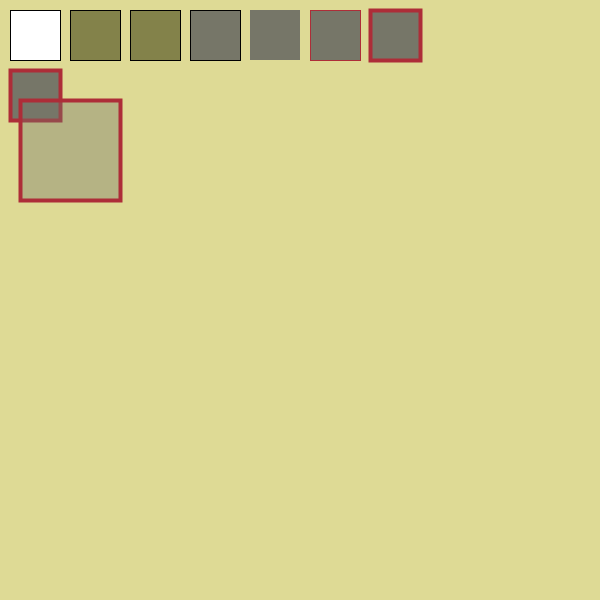
Frame 1 (no input)
Frame 60 (the mouse pressed at the canvas centre just before this capture): identical to frame 1, image omitted
Frame 120 (the mouse held since frame 60 and released just before this capture): identical to frame 1, image omitted

The Processing sketch that drew this single still picture (run headless with seeded random() and noise(); from frame 60 on, the mouse is pressed at the canvas centre):

// Processing sketch: processing_11833
// ── processing_11833.pde

//Properties
/*
The properties control the characteristics of the elements that you put into the programs
 Such as – shape, position, colour, size, transparency etc
 */
/*
Notes on colour
 In processing we record colour properties using RGB, therefore you will have a value between 0 – 255 for Red, Green and Blue
 Processing has a colour selector for choosing colours and showing the RGB value.  
 Go to Tools > color selector  
 */



void setup (){
  // the properties for this are the width and height of the window - eg size(width, height);
  size(600,600);

}

void draw (){
  // we have put in the 3 RGB values to create a background colour eg background (Red, Green Blue)
  background (222,218,149); 
  stroke (0);
  strokeWeight (1);
  fill (255);
  /*
   Rectangles have 4 properties that are set by the rect () method.  They are
x, y, width,height
   Imagine the window is divided into a grid in which we can plot coordinates using x and y
   x is the pixel position moving from left to right
   y is the pixel position moving up and down
   When x = 0 and y = 0 then this is the top left hand corner of the window 
   */

  // this rectangle has an x and y value of 10 pixels and the width and height are 50 pixels

  rect (10,10,50,50);

  // if we want to put colour in the square then we do this.  
  // the fill method needs the RGB properties - eg fill (Red, Green , Blue)

  fill (131,130,74);

  // we then have to draw a rectangle (or any other shape)

  rect (70,10,50,50);
  
  // subsequent shapes will have the same colour value
  
  rect (130,10,50,50);
  
 // until we add another fill value and the next shape we draw will have the new value
  
    fill (118,118,104);
    rect (190,10,50,50);
    
 //can you work out why the first square is white
  
  //By default all shapes have a stroke.  To turn this off we do the following before we draw the shape

  
   noStroke();
   rect (250,10,50,50);
   
   // of course we can change the properties of strokes 
   // like colour, by using RGB values

   stroke(173,45,56);
   rect (310,10,50,50);
   
   // and the size of the stroke where the property is given in pixels
   
   strokeWeight (4);
   rect (370,10,50,50);
   
   // the final property for shapes is transparency or what is called alpha
   
   rect (10,70,50,50); 
   // you will see that we have added a forth value so fill() would know be rect (Red, Green, Blue, Alpha)
   // with alpha you set a value from 0 to 255 were 0 is totally transparent and 255 is opaque

   fill (118,118,104,100);
   rect (20,100,100,100); 
   
   // can you have a go at drawing 2 more squares where the top one, including the stroke is transparent 
}
